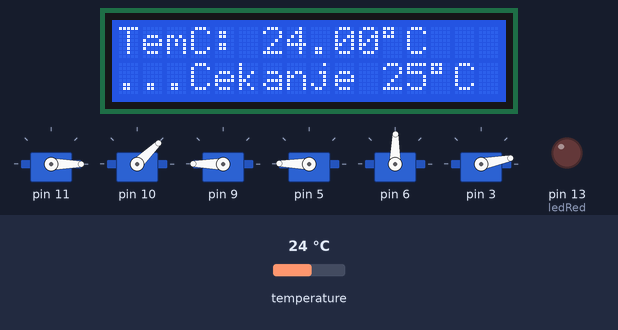
This sketch was run on a simulated Arduino Uno, built with avr-gcc and run on an emulated ATmega328P. On the bench: 6 × servo, 16×2 character LCD, output pins drawn as LEDs (lit = HIGH). The test bench sets the inputs (shaded band); at power-on: temperature 24 °C.

Above: at 9.3 s.
9.4 s: temperature set to 25.7 °C
At 9.7 s:
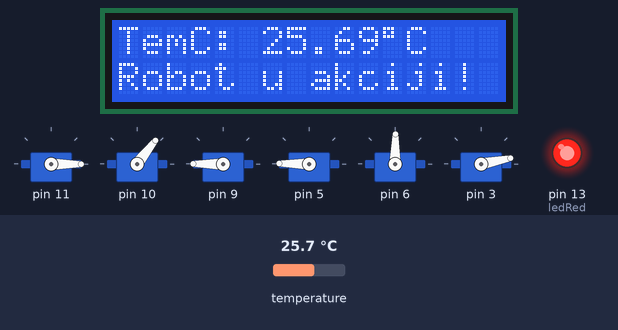
19.4 s: temperature set to 12 °C
At 19.57 s:
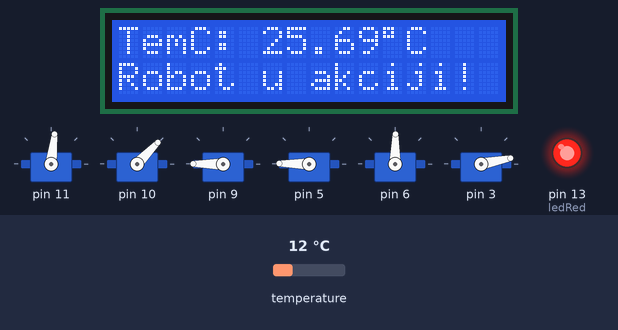
22.1 s: temperature set to 19 °C
At 24.3 s:
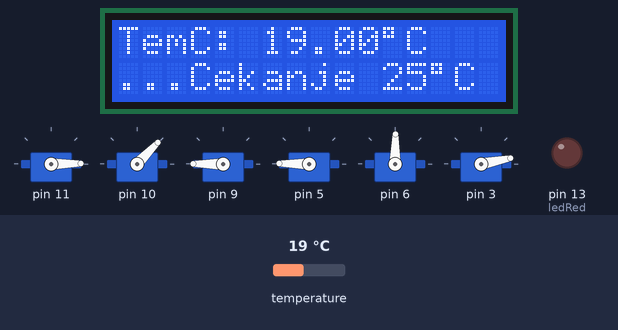
Timing chart, 0 to 25.8 s (numbered marks = the images above; inputs shaded):
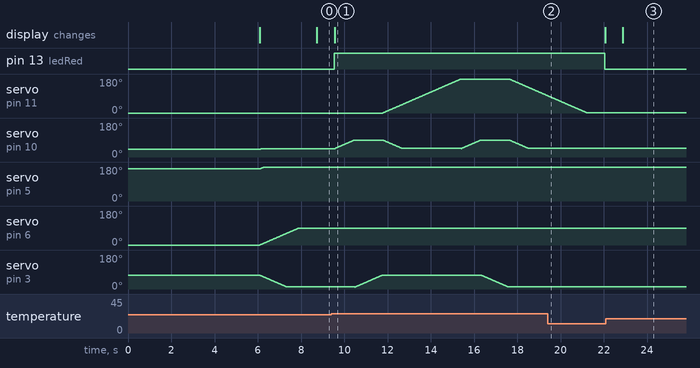

The sketch:

sketch_jan28b.ino
```cpp
#include <Braccio.h>
#include <Servo.h>
#include <OneWire.h>
#include <DallasTemperature.h>
#include <LiquidCrystal_I2C.h>
#include <Wire.h>
LiquidCrystal_I2C lcd(0x27,16,2);
#define ONE_WIRE_BUS 7
Servo base;
Servo shoulder;
Servo elbow;
Servo wrist_rot;
Servo wrist_ver;
Servo gripper;
OneWire oneWire(ONE_WIRE_BUS);

DallasTemperature sensors(&oneWire);

int ledRed = 13;
void setup() {

Serial.begin(9600); // Starts the serial communication
  Braccio.begin();
  sensors.begin();
  lcd.init();
  lcd.backlight();
  //LED Dioda
  pinMode(ledRed, OUTPUT);

}
void loop() {

  //Pocetna pozicija
                      //(step delay  M1 , M2 , M3 , M4 , M5 , M6);
  Braccio.ServoMovement(20,           0,  45, 180, 180,  90,  10);


sensors.requestTemperatures();
  lcd.setCursor(0, 0);
  lcd.print("TemC: ");
  lcd.print(sensors.getTempCByIndex(0));

  lcd.print(char(223));
  lcd.print("C");
  lcd.setCursor(0, 1);
  lcd.print("...Cekanje 25");
  lcd.print(char(223));
  lcd.print("C");

 //LED dioda
  digitalWrite(ledRed, LOW);


if(sensors.getTempCByIndex(0) > 25){

  digitalWrite(ledRed, HIGH);

  lcd.setCursor(0, 1);
  lcd.print("Robot u akciji!");


  Braccio.ServoMovement(20,           0,  90, 180, 180,  90,  10);

  Braccio.ServoMovement(20,           0,  90, 180, 180,  90,  73);

  Braccio.ServoMovement(20,           180,  45, 180, 180,  90,  73);

  Braccio.ServoMovement(20,           180,  90, 180, 180,  90,  73);

   Braccio.ServoMovement(20,           180,  90, 180, 180,  90,  10);


}


}
```

Measured:
- the behaviour switches between 25 and 25.1 °C on temperature (found by bisection; images 0 and 1)
- after the input at 19.4 s, servo on pin 10: stays 46° (without the input it goes to 45° after 2.7 s)
- after the input at 22.1 s, the display: changes after 0.78 s (image 3)
